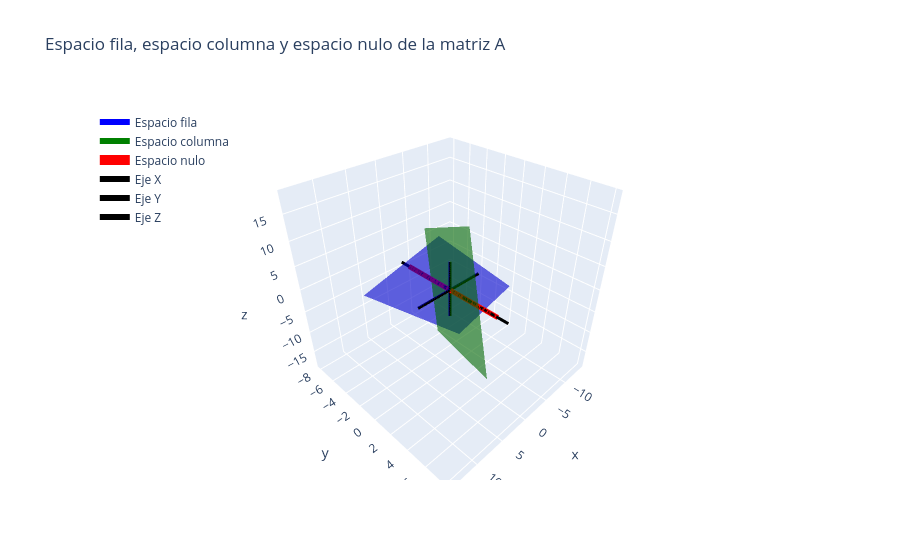

Notebook code for this chart:
### Markdown cell above
El siguiente script en **Plotly** dibuja en un mismo sistema 3D:

* ejes coordenados resaltados,
* plano del espacio fila,
* plano del espacio columna,
* recta del espacio nulo.

### Code cell
import numpy as np
import plotly.graph_objects as go

# =========================
# Bases de los subespacios
# =========================
r1 = np.array([3, 0, -1])
r3 = np.array([4, 0, 5])

c1 = np.array([3, 3, 4])
c3 = np.array([-1, -1, 5])

n1 = np.array([0, 1, 0])  # base del espacio nulo

# =========================
# Parámetros para generar planos
# =========================
s = np.linspace(-2, 2, 30)
t = np.linspace(-2, 2, 30)
S, T = np.meshgrid(s, t)

# Plano del espacio fila: span{r1, r3}
X_row = r1[0]*S + r3[0]*T
Y_row = r1[1]*S + r3[1]*T
Z_row = r1[2]*S + r3[2]*T

# Plano del espacio columna: span{c1, c3}
X_col = c1[0]*S + c3[0]*T
Y_col = c1[1]*S + c3[1]*T
Z_col = c1[2]*S + c3[2]*T

# Recta del espacio nulo
u = np.linspace(-5, 5, 100)
X_null = n1[0]*u
Y_null = n1[1]*u
Z_null = n1[2]*u

# =========================
# Ejes coordenados resaltados
# =========================
axis_len = 6

axis_x = go.Scatter3d(
    x=[-axis_len, axis_len], y=[0,0], z=[0,0],
    mode='lines',
    line=dict(width=6, color='black'),
    name='Eje X'
)

axis_y = go.Scatter3d(
    x=[0,0], y=[-axis_len, axis_len], z=[0,0],
    mode='lines',
    line=dict(width=6, color='black'),
    name='Eje Y'
)

axis_z = go.Scatter3d(
    x=[0,0], y=[0,0], z=[-axis_len, axis_len],
    mode='lines',
    line=dict(width=6, color='black'),
    name='Eje Z'
)

# =========================
# Figura
# =========================
fig = go.Figure()

# Espacio fila (plano azul)
fig.add_surface(
    x=X_row, y=Y_row, z=Z_row,
    opacity=0.6,
    colorscale=[[0, 'blue'], [1, 'blue']],
    showscale=False
)

# Entrada para la leyenda del espacio fila
fig.add_trace(go.Scatter3d(
    x=[None], y=[None], z=[None],
    mode='lines',
    line=dict(color='blue', width=6),
    name='Espacio fila'
))

# Espacio columna (plano verde)
fig.add_surface(
    x=X_col, y=Y_col, z=Z_col,
    opacity=0.6,
    colorscale=[[0, 'green'], [1, 'green']],
    showscale=False
)

# Entrada para la leyenda del espacio columna
fig.add_trace(go.Scatter3d(
    x=[None], y=[None], z=[None],
    mode='lines',
    line=dict(color='green', width=6),
    name='Espacio columna'
))

# Espacio nulo (rojo y más grueso)
fig.add_trace(go.Scatter3d(
    x=X_null, y=Y_null, z=Z_null,
    mode='lines',
    line=dict(color='red', width=10),
    name='Espacio nulo'
))

# Añadir ejes
fig.add_trace(axis_x)
fig.add_trace(axis_y)
fig.add_trace(axis_z)

# Layout
fig.update_layout(
    title="Espacio fila, espacio columna y espacio nulo de la matriz A",
    scene=dict(
        xaxis_title='x',
        yaxis_title='y',
        zaxis_title='z',
        aspectmode='cube'
    ),
    legend=dict(
        x=0.02,
        y=0.98
    )
)

fig.show()
fig.write_image(r"C:\Users\marco\Downloads\espacios_fila_columna_nulo.png")

### Figure 1 — Plotly figure (JSON) as saved in the notebook; plotly's stock layout.template omitted (floating-point values rounded to 4 significant figures; data arrays with more than 128 entries replaced by an {"elided": "..."} marker saying what was removed)
{"data": [{"colorscale": [[0, "blue"], [1, "blue"]], "opacity": 0.6, "showscale": false, "type": "surface", "x": {"elided": "30x30 float values"}, "y": {"elided": "30x30 float values"}, "z": {"elided": "30x30 float values"}}, {"line": {"color": "blue", "width": 6}, "mode": "lines", "name": "Espacio fila", "type": "scatter3d", "x": [null], "y": [null], "z": [null]}, {"colorscale": [[0, "green"], [1, "green"]], "opacity": 0.6, "showscale": false, "type": "surface", "x": {"elided": "30x30 float values"}, "y": {"elided": "30x30 float values"}, "z": {"elided": "30x30 float values"}}, {"line": {"color": "green", "width": 6}, "mode": "lines", "name": "Espacio columna", "type": "scatter3d", "x": [null], "y": [null], "z": [null]}, {"line": {"color": "red", "width": 10}, "mode": "lines", "name": "Espacio nulo", "type": "scatter3d", "x": [-0.0, -0.0, -0.0, -0.0, -0.0, -0.0, -0.0, -0.0, -0.0, -0.0, -0.0, -0.0, -0.0, -0.0, -0.0, -0.0, -0.0, -0.0, -0.0, -0.0, -0.0, -0.0, -0.0, -0.0, -0.0, -0.0, -0.0, -0.0, -0.0, -0.0, -0.0, -0.0, -0.0, -0.0, -0.0, -0.0, -0.0, -0.0, -0.0, -0.0, -0.0, -0.0, -0.0, -0.0, -0.0, -0.0, -0.0, -0.0, -0.0, -0.0, 0.0, 0.0, 0.0, 0.0, 0.0, 0.0, 0.0, 0.0, 0.0, 0.0, 0.0, 0.0, 0.0, 0.0, 0.0, 0.0, 0.0, 0.0, 0.0, 0.0, 0.0, 0.0, 0.0, 0.0, 0.0, 0.0, 0.0, 0.0, 0.0, 0.0, 0.0, 0.0, 0.0, 0.0, 0.0, 0.0, 0.0, 0.0, 0.0, 0.0, 0.0, 0.0, 0.0, 0.0, 0.0, 0.0, 0.0, 0.0, 0.0, 0.0], "y": [-5.0, -4.899, -4.798, -4.697, -4.596, -4.495, -4.394, -4.293, -4.192, -4.091, -3.99, -3.889, -3.788, -3.687, -3.586, -3.485, -3.384, -3.283, -3.182, -3.081, -2.98, -2.879, -2.778, -2.677, -2.576, -2.475, -2.374, -2.273, -2.172, -2.071, -1.97, -1.869, -1.768, -1.667, -1.566, -1.465, -1.364, -1.263, -1.162, -1.061, -0.9596, -0.8586, -0.7576, -0.6566, -0.5556, -0.4545, -0.3535, -0.2525, -0.1515, -0.05051, 0.05051, 0.1515, 0.2525, 0.3535, 0.4545, 0.5556, 0.6566, 0.7576, 0.8586, 0.9596, 1.061, 1.162, 1.263, 1.364, 1.465, 1.566, 1.667, 1.768, 1.869, 1.97, 2.071, 2.172, 2.273, 2.374, 2.475, 2.576, 2.677, 2.778, 2.879, 2.98, 3.081, 3.182, 3.283, 3.384, 3.485, 3.586, 3.687, 3.788, 3.889, 3.99, 4.091, 4.192, 4.293, 4.394, 4.495, 4.596, 4.697, 4.798, 4.899, 5.0], "z": [-0.0, -0.0, -0.0, -0.0, -0.0, -0.0, -0.0, -0.0, -0.0, -0.0, -0.0, -0.0, -0.0, -0.0, -0.0, -0.0, -0.0, -0.0, -0.0, -0.0, -0.0, -0.0, -0.0, -0.0, -0.0, -0.0, -0.0, -0.0, -0.0, -0.0, -0.0, -0.0, -0.0, -0.0, -0.0, -0.0, -0.0, -0.0, -0.0, -0.0, -0.0, -0.0, -0.0, -0.0, -0.0, -0.0, -0.0, -0.0, -0.0, -0.0, 0.0, 0.0, 0.0, 0.0, 0.0, 0.0, 0.0, 0.0, 0.0, 0.0, 0.0, 0.0, 0.0, 0.0, 0.0, 0.0, 0.0, 0.0, 0.0, 0.0, 0.0, 0.0, 0.0, 0.0, 0.0, 0.0, 0.0, 0.0, 0.0, 0.0, 0.0, 0.0, 0.0, 0.0, 0.0, 0.0, 0.0, 0.0, 0.0, 0.0, 0.0, 0.0, 0.0, 0.0, 0.0, 0.0, 0.0, 0.0, 0.0, 0.0]}, {"line": {"color": "black", "width": 6}, "mode": "lines", "name": "Eje X", "type": "scatter3d", "x": [-6, 6], "y": [0, 0], "z": [0, 0]}, {"line": {"color": "black", "width": 6}, "mode": "lines", "name": "Eje Y", "type": "scatter3d", "x": [0, 0], "y": [-6, 6], "z": [0, 0]}, {"line": {"color": "black", "width": 6}, "mode": "lines", "name": "Eje Z", "type": "scatter3d", "x": [0, 0], "y": [0, 0], "z": [-6, 6]}], "layout": {"legend": {"x": 0.02, "y": 0.98}, "scene": {"aspectmode": "cube", "xaxis": {"title": {"text": "x"}}, "yaxis": {"title": {"text": "y"}}, "zaxis": {"title": {"text": "z"}}}, "title": {"text": "Espacio fila, espacio columna y espacio nulo de la matriz A"}}}
